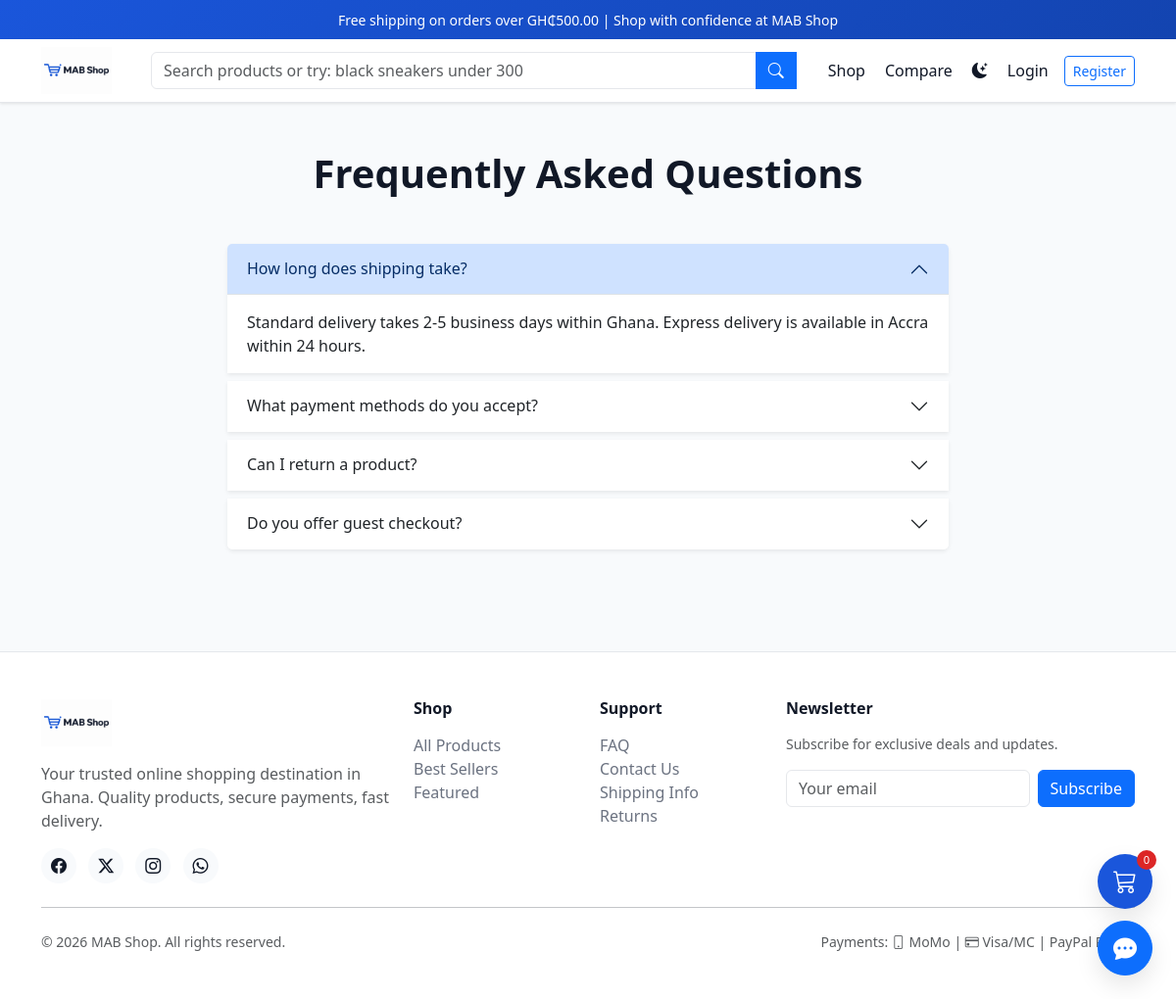
The app's page /faq.php with its own data.
### tables this page shows
CREATE TABLE IF NOT EXISTS faqs (
    id INT UNSIGNED AUTO_INCREMENT PRIMARY KEY,
    question VARCHAR(500) NOT NULL,
    answer TEXT NOT NULL,
    category VARCHAR(100) DEFAULT 'General',
    sort_order INT DEFAULT 0,
    is_active TINYINT(1) DEFAULT 1
);

### config/database.php (called while the page is built, shortened)
<?php
function getDB(): PDO
{
    static $pdo = null;
    if ($pdo === null) {
        $dsn = sprintf('mysql:host=%s;dbname=%s;charset=%s', DB_HOST, DB_NAME, DB_CHARSET);
        $options = [
            PDO::ATTR_ERRMODE            => PDO::ERRMODE_EXCEPTION,
            PDO::ATTR_DEFAULT_FETCH_MODE => PDO::FETCH_ASSOC,
            PDO::ATTR_EMULATE_PREPARES   => false,
        ];
        $pdo = new PDO($dsn, DB_USER, DB_PASS, $options);
    }
    return $pdo;
}

### includes/security.php (called while the page is built, shortened)
<?php
function e(?string $value): string
{
    return htmlspecialchars($value ?? '', ENT_QUOTES, 'UTF-8');
}

### faq.php (the view, shortened to what this page needs)
<?php
$faqs = getDB()->query('SELECT * FROM faqs WHERE is_active = 1 ORDER BY sort_order')->fetchAll();
include ROOT_PATH . '/templates/header.php';
?>
<div class="container py-5">
    <h1 class="fw-bold text-center mb-5">Frequently Asked Questions</h1>
    <div class="row justify-content-center"><div class="col-lg-8">
        <div class="accordion" id="faqAccordion">
            <?php foreach ($faqs as $i => $faq): ?>
            <div class="accordion-item border-0 shadow-sm mb-2">
                <h2 class="accordion-header">
                    <button class="accordion-button <?= $i > 0 ? 'collapsed' : '' ?>" type="button" data-bs-toggle="collapse" data-bs-target="#faq<?= $i ?>">
                        <?= e($faq['question']) ?>
                    </button>
                </h2>
                <div id="faq<?= $i ?>" class="accordion-collapse collapse <?= $i === 0 ? 'show' : '' ?>" data-bs-parent="#faqAccordion">
                    <div class="accordion-body"><?= nl2br(e($faq['answer'])) ?></div>
                </div>
            </div>
            <?php endforeach; ?>
        </div>
    </div></div>
</div>
<?php include ROOT_PATH . '/templates/footer.php'; ?>

### assets/css/style.css (style rules this page uses)
:root { --primary: #1a56db; --primary-dark: #1344b0; --accent: #f59e0b; --accent-soft: #fef3c7; --secondary: #6b7280; --success: #059669; --danger: #dc2626; --warning: #d97706; --bg-body: #f8fafc; --bg-card: #ffffff; --bg-nav: #ffffff; --text-primary: #111827; --text-muted: #6b7280; --border-color: #e5e7eb; --shadow: 0 1px 3px rgba(0,0,0,0.1); --shadow-lg: 0 10px 25px rgba(0,0,0,0.1); --shadow-xl: 0 20px 45px rgba(15,23,42,0.18); --radius: 8px; --transition: all 0.3s ease; }
body { font-family: 'Segoe UI', system-ui, -apple-system, sans-serif; background: var(--bg-body); color: var(--text-primary); transition: var(--transition); min-height: 100vh; }

### records on screen
faqs: question "How long does shipping take?", answer "Standard delivery takes 2-5 business days within Ghana. Express delivery is available in Accra within 24 hours."
faqs: question "What payment methods do you accept?"
faqs: question "Can I return a product?"
faqs: question "Do you offer guest checkout?"

### other values on screen
formatPrice(FREE_SHIPPING_THRESHOLD) "GH₵500.00"
APP_NAME "MAB Shop"
$cartCount "0"
